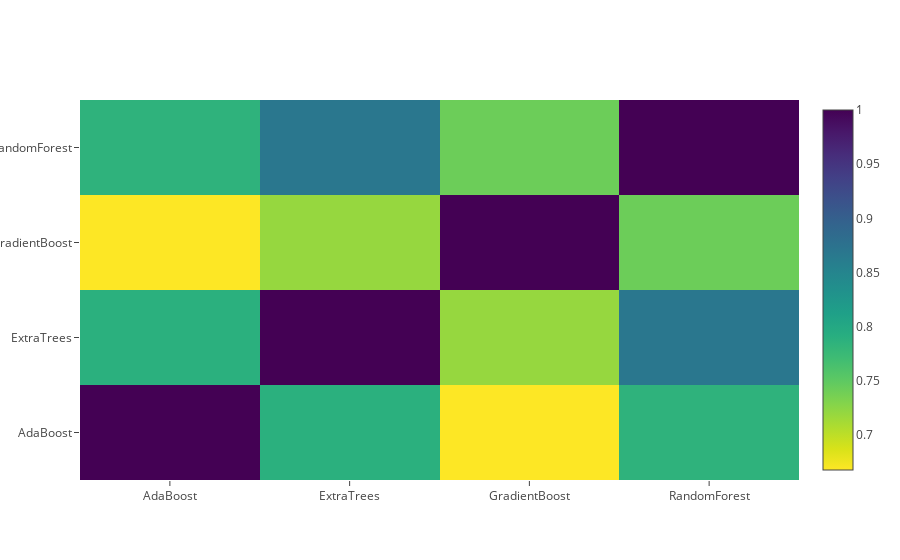

Notebook source saved alongside this figure:
### Code cell
data = [
    go.Heatmap(
        z= base_predictions_train.astype(float).corr().values ,
        x=base_predictions_train.columns.values,
        y= base_predictions_train.columns.values,
          colorscale='Viridis',
            showscale=True,
            reversescale = True
    )
]
py.iplot(data, filename='labelled-heatmap')

### Figure 1 — Plotly figure (JSON) as saved in the notebook; plotly's stock layout.template omitted (floating-point values rounded to 4 significant figures)
{"data": [{"colorscale": "Viridis", "reversescale": true, "showscale": true, "type": "heatmap", "uid": "285bba37-2e91-4f87-8c60-a39e43c21856", "x": ["AdaBoost", "ExtraTrees", "GradientBoost", "RandomForest"], "y": ["AdaBoost", "ExtraTrees", "GradientBoost", "RandomForest"], "z": [[1, 0.7885, 0.6679, 0.7852], [0.7885, 1, 0.7202, 0.869], [0.6679, 0.7202, 1, 0.7421], [0.7852, 0.869, 0.7421, 1]]}], "layout": {}}
